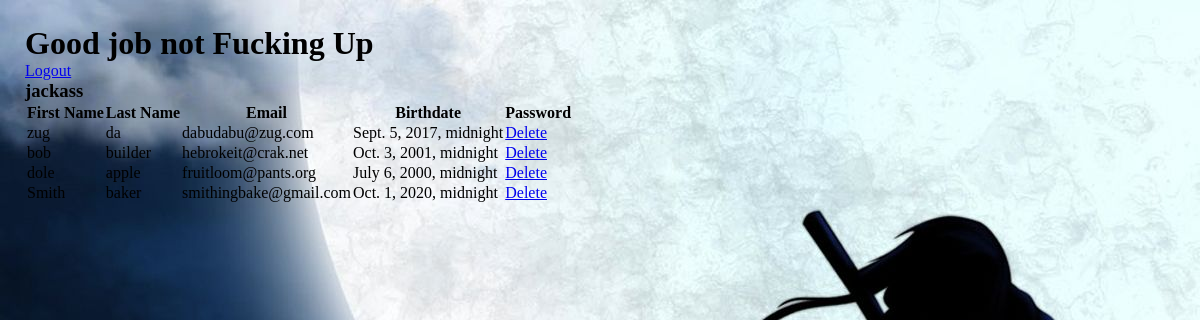
/success (signed in), run on the app's committed database.
### Valid_Rog/models.py (models this page shows)
class Users(models.Model):
    first_name = models.CharField(max_length=50)
    last_name = models.CharField(max_length=50)
    password = models.CharField(max_length=150)
    email = models.EmailField()
    birthdate = models.DateTimeField()
    created_at = models.DateTimeField(auto_now_add=True)
    updated_at = models.DateTimeField(auto_now=True)
    objects = Darth_Valid()

### Valid_Rog/views.py (the view)
# urls.py: path('success', views.success),
def success(request):
    context ={
        'logged_in': Users.objects.get(id=request.session['userid']),
        'users_db': Users.objects.all()
    }
    return render(request, 'success.html',context)

### Valid_Rog/templates/success.html (shortened to what this page needs)
<!DOCTYPE html>
<html lang="en">
<head>
    {% load static %}
    <link rel="stylesheet" href="{% static 'css/styles_success.css' %}">
</head>
<body>
    <div class="wrapper">
        <h1>Good job not Fucking Up</h1>
        <a href="/logout">Logout</a>
        <h3>jackass</h3>
        <table>
            <thead>
                <tr>
                    <th>First Name</th>
                    <th>Last Name</th>
                    <th>Email</th>
                    <th>Birthdate</th>
                    <th>Password</th>
                </tr>
            </thead>
            <tbody>
                    {%for i in users_db%}
                    <tr>
                        <td>{{i.first_name}}</td>
                        <td>{{i.last_name}}</td>
                        <td>{{i.email}}</td>
                        <td>{{i.birthdate}}</td>
                        <td><a href="/destory/{{i.id}}">Delete</a></td>
                    </tr>
                    {%endfor%}
            </tbody>
        </table>
    </div>
</body>

### Valid_Rog/static/css/styles_success.css (style rules this page uses)
* { padding: 0px; margin: 0px; }
.wrapper { padding: 25px; width: 750px; height: auto; }
body { background-image: url("/static/img/ninja_background.jpg"); }

### data on the page
Users: first_name "zug", last_name "da", email "dabudabu@zug.com", birthdate "Sept. 5, 2017, midnight"
Users: first_name "bob", last_name "builder", email "hebrokeit@crak.net", birthdate "Oct. 3, 2001, midnight"
Users: first_name "dole", last_name "apple", email "fruitloom@pants.org", birthdate "July 6, 2000, midnight"
Users: first_name "Smith", last_name "baker", email "smithingbake@gmail.com", birthdate "Oct. 1, 2020, midnight"
